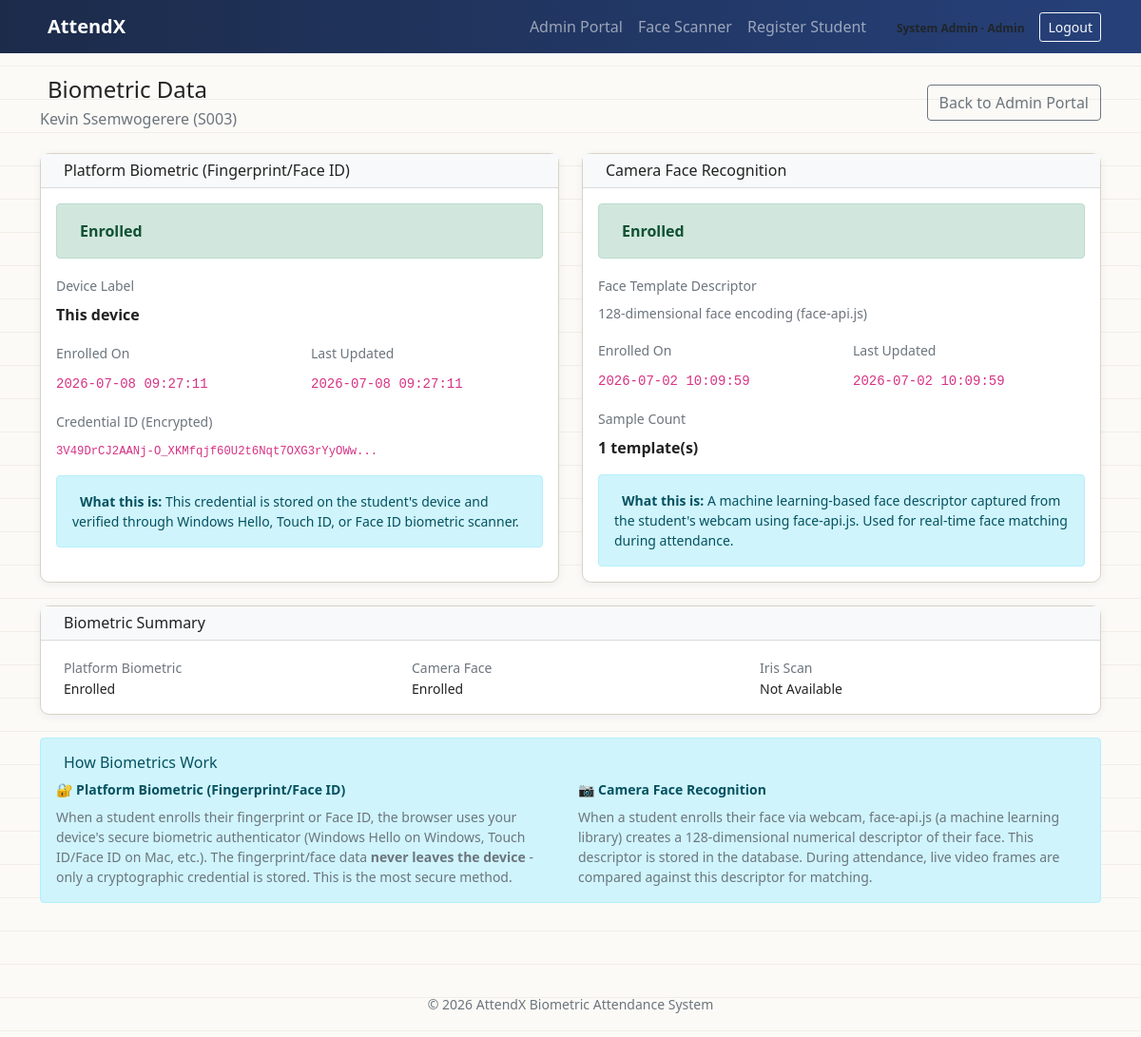
/admin_view_biometrics.php?id=4 (signed in), run on the app's committed database.
### tables this page shows
CREATE TABLE users (
            id INTEGER PRIMARY KEY AUTOINCREMENT,
            role TEXT NOT NULL CHECK(role IN ('student','lecturer','admin')),
            reg_no TEXT UNIQUE,               -- students only
            staff_no TEXT UNIQUE,             -- lecturers only
            full_name TEXT NOT NULL,
            username TEXT UNIQUE NOT NULL,
            password TEXT NOT NULL,
            course TEXT,
            biometric_registered INTEGER DEFAULT 0, -- has fingerprint/face on file
            created_at TEXT DEFAULT (datetime('now'))
        );

CREATE TABLE webauthn_credentials (
            id INTEGER PRIMARY KEY AUTOINCREMENT,
            user_id INTEGER NOT NULL UNIQUE,
            credential_id TEXT NOT NULL,
            label TEXT DEFAULT 'This device',
            created_at TEXT DEFAULT (datetime('now')),
            updated_at TEXT DEFAULT (datetime('now')),
            FOREIGN KEY (user_id) REFERENCES users(id) ON DELETE CASCADE
        );

CREATE TABLE face_templates (
            id INTEGER PRIMARY KEY AUTOINCREMENT,
            user_id INTEGER NOT NULL UNIQUE,
            descriptor_json TEXT NOT NULL,
            sample_count INTEGER DEFAULT 1,
            created_at TEXT DEFAULT (datetime('now')),
            updated_at TEXT DEFAULT (datetime('now')),
            FOREIGN KEY (user_id) REFERENCES users(id) ON DELETE CASCADE
        );

### includes/config.php (called while the page is built, shortened)
<?php
function app_base_path(): string {
    $scriptDir = str_replace('\\', '/', dirname($_SERVER['SCRIPT_NAME'] ?? ''));
    if ($scriptDir === '/' || $scriptDir === '.') {
        return '';
    }
    return rtrim($scriptDir, '/');
}
function app_url(string $path = ''): string {
    $basePath = app_base_path();
    $cleanPath = ltrim($path, '/');
    return ($basePath === '' ? '' : $basePath) . '/' . $cleanPath;
}

### admin_view_biometrics.php (the view, shortened to what this page needs)
<?php
require __DIR__ . '/includes/config.php';
$studentId = (int)($_GET['id'] ?? 0);
$db = getDB();
$student = $db->prepare('SELECT id, reg_no, full_name, course, biometric_registered FROM users WHERE id = ? AND role = ?');
$student->execute([$studentId, 'student']);
$student = $student->fetch(PDO::FETCH_ASSOC);
$webauthn = $db->prepare('SELECT credential_id, label, created_at, updated_at FROM webauthn_credentials WHERE user_id = ?');
$webauthn->execute([$studentId]);
$webauthn = $webauthn->fetch(PDO::FETCH_ASSOC);
$faceTemplate = $db->prepare('SELECT descriptor_json, sample_count, created_at, updated_at FROM face_templates WHERE user_id = ?');
$faceTemplate->execute([$studentId]);
$faceTemplate = $faceTemplate->fetch(PDO::FETCH_ASSOC);
require __DIR__ . '/includes/header.php';
?>
<div class="container py-4">
  <div class="d-flex justify-content-between align-items-center gap-3 flex-wrap mb-4">
    <div>
      <h4 class="mb-1"><i class="bi bi-shield-check me-2"></i>Biometric Data</h4>
      <p class="text-muted mb-0"><?= htmlspecialchars($student['full_name']) ?> (<?= htmlspecialchars($student['reg_no']) ?>)</p>
    </div>
    <a href="<?= htmlspecialchars(app_url('admin_portal.php')) ?>" class="btn btn-outline-secondary">Back to Admin Portal</a>
  </div>
  <div class="row g-4">
    <div class="col-lg-6">
      <div class="card h-100">
        <div class="card-header bg-light">
          <h6 class="mb-0"><i class="bi bi-fingerprint me-2"></i>Platform Biometric (Fingerprint/Face ID)</h6>
        </div>
        <div class="card-body">
          <?php if ($webauthn): ?>
            <div class="alert alert-success mb-3">
              <strong>Enrolled</strong>
            </div>
            <div class="mb-3">
              <label class="form-label text-muted small">Device Label</label>
              <p class="mb-0"><strong><?= htmlspecialchars($webauthn['label']) ?></strong></p>
            </div>
            <div class="row">
              <div class="col-6">
                <label class="form-label text-muted small">Enrolled On</label>
                <p class="mb-0"><code><?= htmlspecialchars(substr($webauthn['created_at'], 0, 19)) ?></code></p>
              </div>
              <div class="col-6">
                <label class="form-label text-muted small">Last Updated</label>
                <p class="mb-0"><code><?= htmlspecialchars(substr($webauthn['updated_at'], 0, 19)) ?></code></p>
              </div>
            </div>
            <div class="mt-3">
              <label class="form-label text-muted small">Credential ID (Encrypted)</label>
              <p class="small text-break mb-0"><code style="word-break: break-all;"><?= htmlspecialchars(substr($webauthn['credential_id'], 0, 60)) ?>...</code></p>
            </div>
            <div class="alert alert-info small mt-3 mb-0">
              <strong>What this is:</strong> This credential is stored on the student's device and verified through Windows Hello, Touch ID, or Face ID biometric scanner.
            </div>
          <?php endif; ?>
        </div>
      </div>
    </div>
    <div class="col-lg-6">
      <div class="card h-100">
        <div class="card-header bg-light">
          <h6 class="mb-0"><i class="bi bi-person-bounding-box me-2"></i>Camera Face Recognition</h6>
        </div>
        <div class="card-body">
          <?php if ($faceTemplate): ?>
            <div class="alert alert-success mb-3">
              <strong>Enrolled</strong>
            </div>
            <div class="mb-3">
              <label class="form-label text-muted small">Face Template Descriptor</label>
              <p class="small text-muted mb-0">128-dimensional face encoding (face-api.js)</p>
            </div>
            <div class="row">
              <div class="col-6">
                <label class="form-label text-muted small">Enrolled On</label>
                <p class="mb-0"><code><?= htmlspecialchars(substr($faceTemplate['created_at'], 0, 19)) ?></code></p>
              </div>
              <div class="col-6">
                <label class="form-label text-muted small">Last Updated</label>
                <p class="mb-0"><code><?= htmlspecialchars(substr($faceTemplate['updated_at'], 0, 19)) ?></code></p>
              </div>
            </div>
            <div class="mt-3">
              <label class="form-label text-muted small">Sample Count</label>
              <p class="mb-0"><strong><?= (int)$faceTemplate['sample_count'] ?> template(s)</strong></p>
            </div>
            <div class="alert alert-info small mt-3 mb-0">
              <strong>What this is:</strong> A machine learning-based face descriptor captured from the student's webcam using face-api.js. Used for real-time face matching during attendance.
            </div>
          <?php endif; ?>
        </div>
      </div>
    </div>
  </div>
  <div class="card mt-4">
    <div class="card-header bg-light">
      <h6 class="mb-0"><i class="bi bi-list-check me-2"></i>Biometric Summary</h6>
    </div>
    <div class="card-body">
      <div class="row g-3">
        <div class="col-sm-6 col-md-4">
          <div class="d-flex align-items-center gap-2">
            <div>
              <small class="text-muted">Platform Biometric</small>
              <div class="small fw-semibold"><?= $webauthn ? 'Enrolled' : 'Pending' ?></div>
            </div>
          </div>
        </div>
        <div class="col-sm-6 col-md-4">
          <div class="d-flex align-items-center gap-2">
            <div>
              <small class="text-muted">Camera Face</small>
              <div class="small fw-semibold"><?= $faceTemplate ? 'Enrolled' : 'Pending' ?></div>
            </div>
          </div>
        </div>
        <div class="col-sm-6 col-md-4">
          <div class="d-flex align-items-center gap-2">
            <div>
              <small class="text-muted">Iris Scan</small>
              <div class="small fw-semibold">Not Available</div>
            </div>
          </div>
        </div>
      </div>
    </div>
  </div>
  <div class="alert alert-info mt-4 mb-0">
    <h6 class="alert-heading"><i class="bi bi-info-circle me-2"></i>How Biometrics Work</h6>
    <div class="row g-3">
      <div class="col-md-6">
        <p class="small mb-2"><strong>🔐 Platform Biometric (Fingerprint/Face ID)</strong></p>
        <p class="small text-muted mb-0">
          When a student enrolls their fingerprint or Face ID, the browser uses your device's secure biometric authenticator (Windows Hello on Windows, Touch ID/Face ID on Mac, etc.). The fingerprint/face data <strong>never leaves the device</strong> - only a cryptographic credential is stored. This is the most secure method.
        </p>
      </div>
      <div class="col-md-6">
        <p class="small mb-2"><strong>📷 Camera Face Recognition</strong></p>
        <p class="small text-muted mb-0">
          When a student enrolls their face via webcam, face-api.js (a machine learning library) creates a 128-dimensional numerical descriptor of their face. This descriptor is stored in the database. During attendance, live video frames are compared against this descriptor for matching.
        </p>
      </div>
    </div>
  </div>
</div>
<?php require __DIR__ . '/includes/footer.php'; ?>

### assets/css/style.css (style rules this page uses)
:root { --navy: #1c2b4a; --ink: #26417a; --accent: #3f6fdb; --verified: #1e9e6f; --unverified: #d1495b; --paper: #fbfaf7; }
body { background: var(--paper); background-image: repeating-linear-gradient(#fbfaf7, #fbfaf7 34px, #e7e2d6 35px); font-family: "Segoe UI", Roboto, Arial, sans-serif; color: #222; }
.card { border: 1px solid #d7d2c4; border-radius: .6rem; box-shadow: 0 2px 10px rgba(20,30,60,.06); }

### data on the page
users: full_name "Kevin Ssemwogerere", reg_no "S003"
webauthn_credentials: label "This device", created_at "2026-07-08 09:27:11", updated_at "2026-07-08 09:27:11", credential "3V49DrCJ2AANj-O_XKMfqjf60U2t6Nqt7OXG3rYyOWw"
face_templates: created_at "2026-07-02 10:09:59", updated_at "2026-07-02 10:09:59", sample_count "1"

### other printed values
$u['full_name'] "System Admin"
$u['role'] "Admin"
